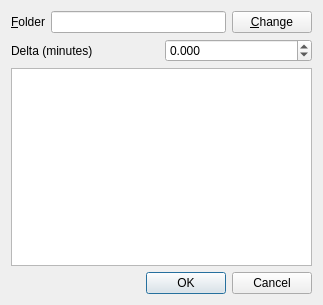
<?xml version="1.0" encoding="UTF-8"?>
<ui version="4.0">
 <class>Dialog</class>
 <widget class="QDialog" name="Dialog">
  <property name="geometry">
   <rect>
    <x>0</x>
    <y>0</y>
    <width>323</width>
    <height>305</height>
   </rect>
  </property>
  <property name="windowTitle">
   <string>Folder to merge</string>
  </property>
  <layout class="QVBoxLayout" name="verticalLayout">
   <item>
    <layout class="QHBoxLayout" name="horizontalLayout">
     <item>
      <widget class="QLabel" name="label">
       <property name="sizePolicy">
        <sizepolicy hsizetype="Minimum" vsizetype="Preferred">
         <horstretch>0</horstretch>
         <verstretch>0</verstretch>
        </sizepolicy>
       </property>
       <property name="text">
        <string>&amp;Folder</string>
       </property>
       <property name="buddy">
        <cstring>folder</cstring>
       </property>
      </widget>
     </item>
     <item>
      <widget class="QLineEdit" name="folder"/>
     </item>
     <item>
      <widget class="QPushButton" name="change">
       <property name="text">
        <string>&amp;Change</string>
       </property>
      </widget>
     </item>
    </layout>
   </item>
   <item>
    <layout class="QHBoxLayout" name="horizontalLayout_2">
     <item>
      <widget class="QLabel" name="label_2">
       <property name="text">
        <string>Delta (minutes)</string>
       </property>
      </widget>
     </item>
     <item>
      <widget class="QDoubleSpinBox" name="delta">
       <property name="decimals">
        <number>3</number>
       </property>
       <property name="minimum">
        <double>-14400.000000000000000</double>
       </property>
       <property name="maximum">
        <double>14400.000000000000000</double>
       </property>
      </widget>
     </item>
    </layout>
   </item>
   <item>
    <widget class="MergeView" name="view">
     <property name="selectionBehavior">
      <enum>QAbstractItemView::SelectionBehavior::SelectRows</enum>
     </property>
     <attribute name="horizontalHeaderStretchLastSection">
      <bool>true</bool>
     </attribute>
    </widget>
   </item>
   <item>
    <widget class="QDialogButtonBox" name="buttonBox">
     <property name="orientation">
      <enum>Qt::Orientation::Horizontal</enum>
     </property>
     <property name="standardButtons">
      <set>QDialogButtonBox::StandardButton::Cancel|QDialogButtonBox::StandardButton::Ok</set>
     </property>
    </widget>
   </item>
  </layout>
 </widget>
 <customwidgets>
  <customwidget>
   <class>MergeView</class>
   <extends>QTableView</extends>
   <header>.merge.h</header>
   <slots>
    <slot>delta_changed(double)</slot>
   </slots>
  </customwidget>
 </customwidgets>
 <tabstops>
  <tabstop>folder</tabstop>
  <tabstop>change</tabstop>
  <tabstop>view</tabstop>
 </tabstops>
 <resources/>
 <connections>
  <connection>
   <sender>buttonBox</sender>
   <signal>accepted()</signal>
   <receiver>Dialog</receiver>
   <slot>accept()</slot>
   <hints>
    <hint type="sourcelabel">
     <x>259</x>
     <y>288</y>
    </hint>
    <hint type="destinationlabel">
     <x>157</x>
     <y>274</y>
    </hint>
   </hints>
  </connection>
  <connection>
   <sender>buttonBox</sender>
   <signal>rejected()</signal>
   <receiver>Dialog</receiver>
   <slot>reject()</slot>
   <hints>
    <hint type="sourcelabel">
     <x>313</x>
     <y>295</y>
    </hint>
    <hint type="destinationlabel">
     <x>286</x>
     <y>274</y>
    </hint>
   </hints>
  </connection>
  <connection>
   <sender>delta</sender>
   <signal>valueChanged(double)</signal>
   <receiver>view</receiver>
   <slot>delta_changed(double)</slot>
   <hints>
    <hint type="sourcelabel">
     <x>228</x>
     <y>56</y>
    </hint>
    <hint type="destinationlabel">
     <x>230</x>
     <y>87</y>
    </hint>
   </hints>
  </connection>
 </connections>
</ui>
